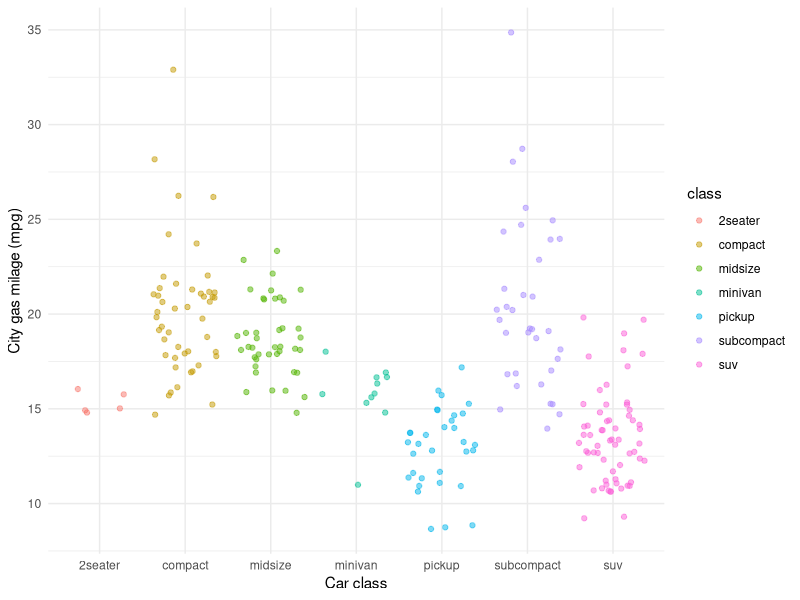

R code for this plot:
## ---- chunk 1
knitr::opts_chunk$set(echo = TRUE)
library(tidyverse)
## ---- chunk 2
ggplot(data = mpg, aes(x = class, y = cty)) +
	geom_jitter(aes(color = class), alpha = 0.5) +
  labs(x = "Car class", y = "City gas milage (mpg)") +
  theme_minimal()
